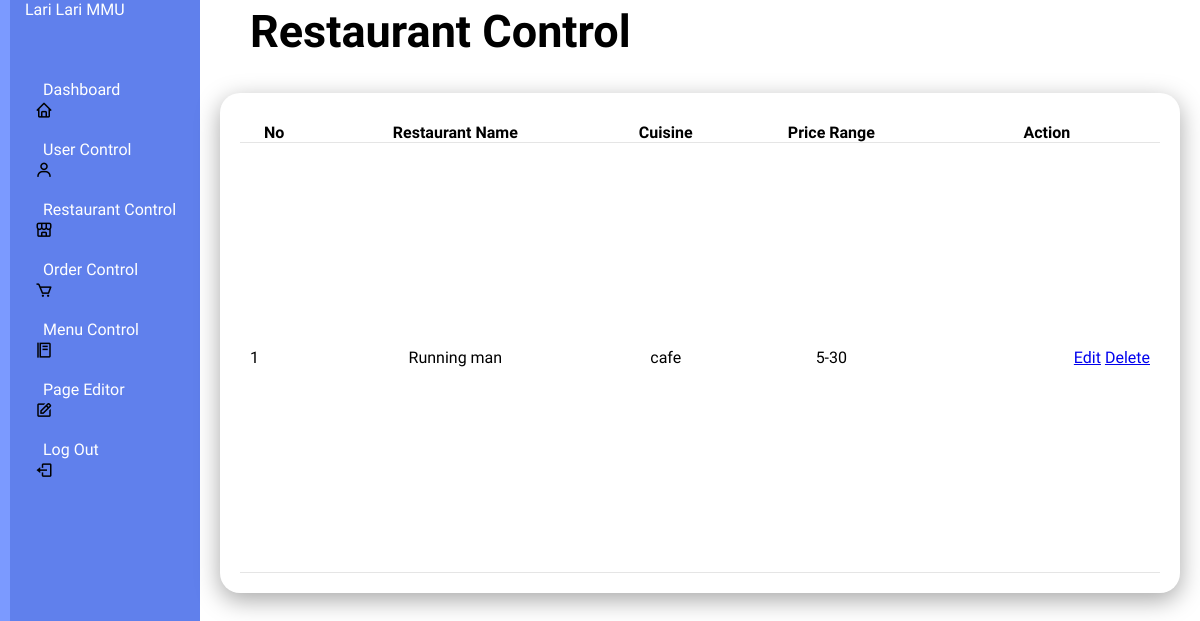
Before: /restaurantcontrol with the older database file.
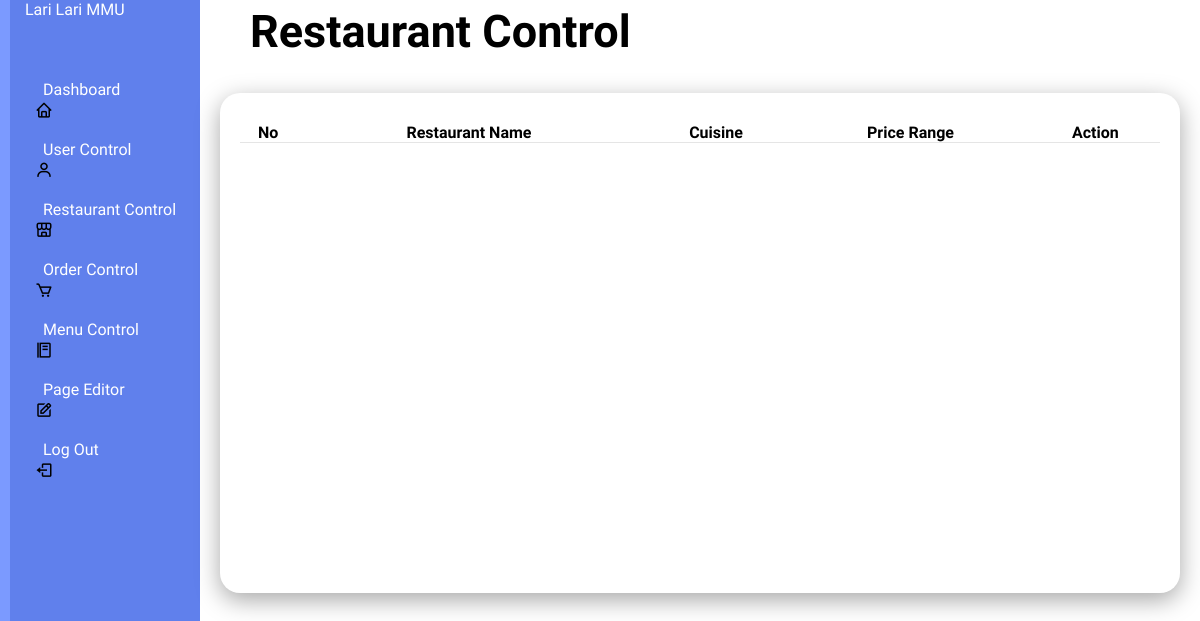
After: the same page with the newer database file.
### tables this page shows
CREATE TABLE restaurants (
            id INTEGER PRIMARY KEY AUTOINCREMENT,
            name TEXT NOT NULL UNIQUE,
            cuisine TEXT NOT NULL,
            price_range TEXT NOT NULL,
            owner_username TEXT NOT NULL,
            FOREIGN KEY (owner_username) REFERENCES users(username)
        );

### app.py (the view)
@app.route('/restaurantcontrol', methods=['GET'])
def restaurantcontrol():
    conn = get_db_connection()
    cursor = conn.cursor()
    query = """
        SELECT id, name, cuisine, price_range
        FROM restaurants
    """
    cursor.execute(query)
    restaurants = cursor.fetchall()
    conn.close()
    return render_template('restaurantcontrol.html', restaurants=restaurants)

### app.py (called while the page is built)
def get_db_connection():
    con = sqlite3.connect("database.db")
    con.row_factory = sqlite3.Row
    return con

### templates/restaurantcontrol.html (shortened to what this page needs)
<!DOCTYPE html>
<html lang="en">
<head>
    <link rel="stylesheet" type="text/css" href="../static/style(admin2).css">
    <link rel="stylesheet" href="https://unpkg.com/boxicons@latest/css/boxicons.min.css">
        <link href="https://cdn.jsdelivr.net/npm/remixicon@4.3.0/fonts/remixicon.css" rel="stylesheet"/>
        <link rel="stylesheet" href="https://unpkg.com/aos@next/dist/aos.css" />
</head>
</head>
<body>
    <div class="admincontainer">
        <div class="navbar">
            <ul>
                <li><a href="#">Lari Lari MMU</a></li>
                <li><i class='bx bx-home'></i><a href="/admin">Dashboard</a></li>
                <li><i class='bx bx-user'></i><a href="/usercontrol">User Control</a></li>
                <li><i class='bx bx-store-alt'></i><a href="/restaurantcontrol">Restaurant Control</a></li>
                <li><i class='bx bx-cart'></i><a href="/ordercontrol">Order Control</a></li>
                <li><i class='bx bx-food-menu'></i><a href="/menucontrol">Menu Control</a></li>
                <li><i class='bx bx-edit'></i><a href="/pageEditor">Page Editor</a></li>
                <li><i class='bx bx-log-out'></i><a href="/logout">Log Out</a></li>
            </ul>
        </div>
    </div>
    <div class="admin-main">
        <div class="admin-header">
            <h2>Restaurant Control</h2>
        </div>
        <div class="admin-table">
            <div class="table-body">
                <table>
                    <thead>
                        <tr>
                            <th>No</th>
                            <th>Restaurant Name</th>
                            <th>Cuisine</th>
                            <th>Price Range</th>
                            <th>Action</th>
                        </tr>
                    </thead>
                    <tbody>
                        {% for restaurant in restaurants %}
                        <tr>
                            <td>{{ loop.index }}</td>
                            <td>{{ restaurant.name }}</td>
                            <td>{{ restaurant.cuisine }}</td>
                            <td>{{ restaurant.price_range }}</td>
                            <td class="actions">
                                <a href="{{ url_for('edit_restaurant', restaurant_id=restaurant.id) }}">Edit</a>
                                <a href="{{ url_for('delete_restaurant', restaurant_id=restaurant.id) }}" onclick="return confirm('Are you sure you want to delete this restaurant?')">Delete</a>
                            </td>
                        </tr>
                        {% endfor %}
                    </tbody>
                </table>
            </div>
        </div>
    </div>
</body>
</html>

Changed rows visible on the page:
removed restaurants: name "Running man", cuisine "cafe", price_range "5-30"
